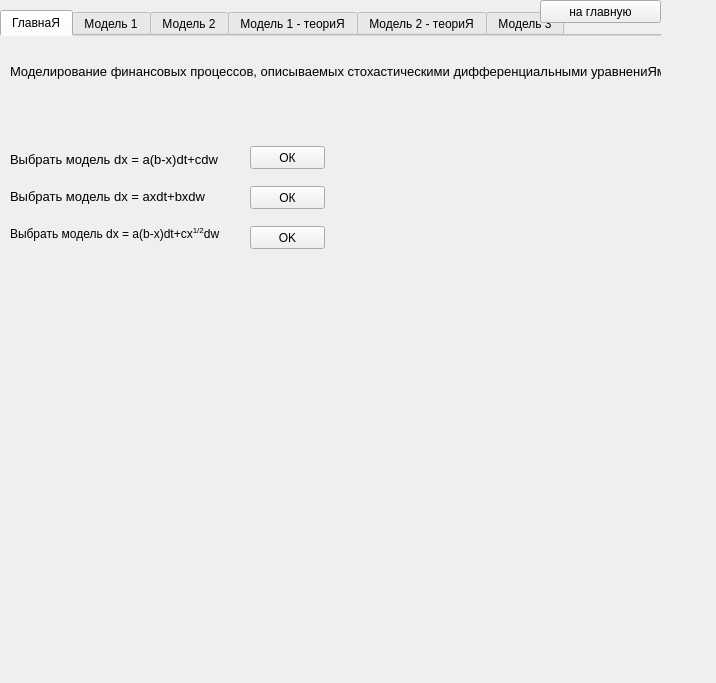
<?xml version="1.0" encoding="UTF-8"?>
<ui version="4.0">
 <class>MainWindow</class>
 <widget class="QMainWindow" name="MainWindow">
  <property name="geometry">
   <rect>
    <x>0</x>
    <y>0</y>
    <width>716</width>
    <height>683</height>
   </rect>
  </property>
  <property name="windowTitle">
   <string>Моделирование финанcовых процеccов, опиcываемых cтохаcтичеcкими дифференциальными уравнениЯми</string>
  </property>
  <widget class="QWidget" name="centralWidget">
   <widget class="QTabWidget" name="tabWidget">
    <property name="geometry">
     <rect>
      <x>0</x>
      <y>10</y>
      <width>661</width>
      <height>591</height>
     </rect>
    </property>
    <property name="palette">
     <palette>
      <active>
       <colorrole role="Light">
        <brush brushstyle="SolidPattern">
         <color alpha="255">
          <red>213</red>
          <green>213</green>
          <blue>213</blue>
         </color>
        </brush>
       </colorrole>
      </active>
      <inactive>
       <colorrole role="Light">
        <brush brushstyle="SolidPattern">
         <color alpha="255">
          <red>213</red>
          <green>213</green>
          <blue>213</blue>
         </color>
        </brush>
       </colorrole>
      </inactive>
      <disabled>
       <colorrole role="Light">
        <brush brushstyle="SolidPattern">
         <color alpha="255">
          <red>213</red>
          <green>213</green>
          <blue>213</blue>
         </color>
        </brush>
       </colorrole>
      </disabled>
     </palette>
    </property>
    <property name="currentIndex">
     <number>0</number>
    </property>
    <property name="usesScrollButtons">
     <bool>true</bool>
    </property>
    <property name="documentMode">
     <bool>true</bool>
    </property>
    <property name="tabsClosable">
     <bool>false</bool>
    </property>
    <property name="movable">
     <bool>true</bool>
    </property>
    <widget class="QWidget" name="tab">
     <attribute name="title">
      <string>ГлавнаЯ</string>
     </attribute>
     <widget class="QPushButton" name="pushButton_2">
      <property name="geometry">
       <rect>
        <x>250</x>
        <y>110</y>
        <width>75</width>
        <height>23</height>
       </rect>
      </property>
      <property name="text">
       <string>ОК</string>
      </property>
     </widget>
     <widget class="QLabel" name="label_9">
      <property name="geometry">
       <rect>
        <x>10</x>
        <y>113</y>
        <width>221</width>
        <height>20</height>
       </rect>
      </property>
      <property name="font">
       <font>
        <pointsize>10</pointsize>
       </font>
      </property>
      <property name="text">
       <string>Выбрать модель dx = a(b-x)dt+cdw</string>
      </property>
     </widget>
     <widget class="QLabel" name="label_30">
      <property name="geometry">
       <rect>
        <x>10</x>
        <y>150</y>
        <width>201</width>
        <height>20</height>
       </rect>
      </property>
      <property name="font">
       <font>
        <pointsize>10</pointsize>
       </font>
      </property>
      <property name="text">
       <string>Выбрать модель dx = axdt+bxdw</string>
      </property>
     </widget>
     <widget class="QPushButton" name="pushButton_5">
      <property name="geometry">
       <rect>
        <x>250</x>
        <y>150</y>
        <width>75</width>
        <height>23</height>
       </rect>
      </property>
      <property name="text">
       <string>ОК</string>
      </property>
     </widget>
     <widget class="QLabel" name="label_20">
      <property name="geometry">
       <rect>
        <x>10</x>
        <y>20</y>
        <width>651</width>
        <height>31</height>
       </rect>
      </property>
      <property name="font">
       <font>
        <pointsize>10</pointsize>
       </font>
      </property>
      <property name="text">
       <string>Моделирование финанcовых процеccов, опиcываемых cтохаcтичеcкими дифференциальными уравнениЯми</string>
      </property>
     </widget>
     <widget class="QLabel" name="label_22">
      <property name="geometry">
       <rect>
        <x>10</x>
        <y>190</y>
        <width>231</width>
        <height>16</height>
       </rect>
      </property>
      <property name="font">
       <font>
        <pointsize>9</pointsize>
       </font>
      </property>
      <property name="text">
       <string>&lt;html&gt;&lt;head/&gt;&lt;body&gt;&lt;p&gt;Выбрать модель dx = a(b-x)dt+cx&lt;span style=&quot; vertical-align:super;&quot;&gt;1/2&lt;/span&gt;dw&lt;/p&gt;&lt;/body&gt;&lt;/html&gt;</string>
      </property>
     </widget>
     <widget class="QPushButton" name="pushButton_12">
      <property name="geometry">
       <rect>
        <x>250</x>
        <y>190</y>
        <width>75</width>
        <height>23</height>
       </rect>
      </property>
      <property name="text">
       <string>OK</string>
      </property>
     </widget>
    </widget>
    <widget class="QWidget" name="tab_2">
     <attribute name="title">
      <string>Модель 1</string>
     </attribute>
     <widget class="QLabel" name="label_7">
      <property name="geometry">
       <rect>
        <x>140</x>
        <y>280</y>
        <width>26</width>
        <height>16</height>
       </rect>
      </property>
      <property name="text">
       <string>mean</string>
      </property>
     </widget>
     <widget class="QWidget" name="widget_2" native="true">
      <property name="geometry">
       <rect>
        <x>0</x>
        <y>300</y>
        <width>319</width>
        <height>251</height>
       </rect>
      </property>
     </widget>
     <widget class="QWidget" name="widget" native="true">
      <property name="geometry">
       <rect>
        <x>331</x>
        <y>9</y>
        <width>321</width>
        <height>251</height>
       </rect>
      </property>
     </widget>
     <widget class="QLabel" name="label_8">
      <property name="geometry">
       <rect>
        <x>500</x>
        <y>280</y>
        <width>16</width>
        <height>16</height>
       </rect>
      </property>
      <property name="text">
       <string>std</string>
      </property>
     </widget>
     <widget class="QWidget" name="widget_3" native="true">
      <property name="geometry">
       <rect>
        <x>337</x>
        <y>300</y>
        <width>311</width>
        <height>251</height>
       </rect>
      </property>
     </widget>
     <widget class="QLabel" name="label">
      <property name="geometry">
       <rect>
        <x>10</x>
        <y>0</y>
        <width>141</width>
        <height>16</height>
       </rect>
      </property>
      <property name="font">
       <font>
        <pointsize>11</pointsize>
       </font>
      </property>
      <property name="text">
       <string>dx = a(b-x)dt + cdw</string>
      </property>
     </widget>
     <widget class="QPushButton" name="pushButton">
      <property name="geometry">
       <rect>
        <x>10</x>
        <y>230</y>
        <width>101</width>
        <height>23</height>
       </rect>
      </property>
      <property name="text">
       <string>ОК</string>
      </property>
     </widget>
     <widget class="QWidget" name="layoutWidget">
      <property name="geometry">
       <rect>
        <x>10</x>
        <y>20</y>
        <width>221</width>
        <height>206</height>
       </rect>
      </property>
      <layout class="QGridLayout" name="gridLayout_2">
       <item row="0" column="0" colspan="2">
        <layout class="QGridLayout" name="gridLayout">
         <item row="1" column="0">
          <widget class="QLabel" name="label_2">
           <property name="text">
            <string>Введите a :</string>
           </property>
          </widget>
         </item>
         <item row="0" column="0">
          <widget class="QLabel" name="label_10">
           <property name="text">
            <string>Введите x0 :</string>
           </property>
          </widget>
         </item>
         <item row="0" column="1">
          <widget class="QDoubleSpinBox" name="doubleSpinBox_6">
           <property name="value">
            <double>1.000000000000000</double>
           </property>
          </widget>
         </item>
         <item row="2" column="1" rowspan="2">
          <widget class="QDoubleSpinBox" name="doubleSpinBox_2">
           <property name="minimum">
            <double>-100.000000000000000</double>
           </property>
           <property name="maximum">
            <double>1000.000000000000000</double>
           </property>
           <property name="singleStep">
            <double>0.100000000000000</double>
           </property>
           <property name="value">
            <double>0.500000000000000</double>
           </property>
          </widget>
         </item>
         <item row="1" column="1">
          <widget class="QDoubleSpinBox" name="doubleSpinBox">
           <property name="minimum">
            <double>-100.000000000000000</double>
           </property>
           <property name="maximum">
            <double>1000.000000000000000</double>
           </property>
           <property name="singleStep">
            <double>0.010000000000000</double>
           </property>
           <property name="value">
            <double>1.500000000000000</double>
           </property>
          </widget>
         </item>
         <item row="5" column="1" rowspan="2">
          <widget class="QDoubleSpinBox" name="doubleSpinBox_3">
           <property name="minimum">
            <double>-100.000000000000000</double>
           </property>
           <property name="maximum">
            <double>1000.000000000000000</double>
           </property>
          </widget>
         </item>
         <item row="7" column="1">
          <widget class="QDoubleSpinBox" name="doubleSpinBox_4">
           <property name="minimum">
            <double>-100.000000000000000</double>
           </property>
           <property name="maximum">
            <double>1000.000000000000000</double>
           </property>
           <property name="value">
            <double>10.000000000000000</double>
           </property>
          </widget>
         </item>
         <item row="8" column="1">
          <widget class="QDoubleSpinBox" name="doubleSpinBox_5">
           <property name="minimum">
            <double>-100.000000000000000</double>
           </property>
           <property name="maximum">
            <double>10000.000000000000000</double>
           </property>
           <property name="singleStep">
            <double>100.000000000000000</double>
           </property>
           <property name="value">
            <double>100.000000000000000</double>
           </property>
          </widget>
         </item>
         <item row="8" column="0">
          <widget class="QLabel" name="label_6">
           <property name="text">
            <string>Введите n :</string>
           </property>
          </widget>
         </item>
         <item row="7" column="0">
          <widget class="QLabel" name="label_5">
           <property name="text">
            <string>Введите t1 :</string>
           </property>
          </widget>
         </item>
         <item row="2" column="0" rowspan="2">
          <widget class="QLabel" name="label_3">
           <property name="text">
            <string>Введите b :</string>
           </property>
          </widget>
         </item>
         <item row="5" column="0" rowspan="2">
          <widget class="QLabel" name="label_4">
           <property name="text">
            <string>Введите t0 :</string>
           </property>
          </widget>
         </item>
         <item row="4" column="0">
          <widget class="QLabel" name="label_36">
           <property name="text">
            <string>Введите c:</string>
           </property>
          </widget>
         </item>
         <item row="4" column="1">
          <widget class="QDoubleSpinBox" name="doubleSpinBox_20">
           <property name="value">
            <double>0.050000000000000</double>
           </property>
          </widget>
         </item>
        </layout>
       </item>
       <item row="1" column="0">
        <widget class="QLabel" name="label_11">
         <property name="text">
          <string>Введите кол-во траекторий s:</string>
         </property>
        </widget>
       </item>
       <item row="1" column="1">
        <widget class="QSpinBox" name="spinBox">
         <property name="maximum">
          <number>1000</number>
         </property>
         <property name="singleStep">
          <number>10</number>
         </property>
         <property name="value">
          <number>100</number>
         </property>
        </widget>
       </item>
      </layout>
     </widget>
     <widget class="QPushButton" name="pushButton_7">
      <property name="geometry">
       <rect>
        <x>120</x>
        <y>230</y>
        <width>111</width>
        <height>23</height>
       </rect>
      </property>
      <property name="text">
       <string>Сохранить в файл</string>
      </property>
     </widget>
     <widget class="QPushButton" name="pushButton_6">
      <property name="geometry">
       <rect>
        <x>10</x>
        <y>260</y>
        <width>101</width>
        <height>23</height>
       </rect>
      </property>
      <property name="text">
       <string>Очиcтить</string>
      </property>
     </widget>
     <widget class="QPushButton" name="pushButton_9">
      <property name="geometry">
       <rect>
        <x>120</x>
        <y>260</y>
        <width>111</width>
        <height>21</height>
       </rect>
      </property>
      <property name="text">
       <string>Сравнить c теорией</string>
      </property>
     </widget>
    </widget>
    <widget class="QWidget" name="tab_3">
     <attribute name="title">
      <string>Модель 2</string>
     </attribute>
     <widget class="QLabel" name="label_19">
      <property name="geometry">
       <rect>
        <x>10</x>
        <y>10</y>
        <width>141</width>
        <height>16</height>
       </rect>
      </property>
      <property name="font">
       <font>
        <pointsize>11</pointsize>
       </font>
      </property>
      <property name="text">
       <string>dx = axdt + bxdw</string>
      </property>
     </widget>
     <widget class="QPushButton" name="pushButton_4">
      <property name="geometry">
       <rect>
        <x>10</x>
        <y>220</y>
        <width>101</width>
        <height>23</height>
       </rect>
      </property>
      <property name="text">
       <string>ОК</string>
      </property>
     </widget>
     <widget class="QWidget" name="widget_4" native="true">
      <property name="geometry">
       <rect>
        <x>327</x>
        <y>20</y>
        <width>301</width>
        <height>241</height>
       </rect>
      </property>
     </widget>
     <widget class="QWidget" name="widget_5" native="true">
      <property name="geometry">
       <rect>
        <x>0</x>
        <y>300</y>
        <width>319</width>
        <height>241</height>
       </rect>
      </property>
     </widget>
     <widget class="QLabel" name="label_21">
      <property name="geometry">
       <rect>
        <x>140</x>
        <y>280</y>
        <width>26</width>
        <height>16</height>
       </rect>
      </property>
      <property name="text">
       <string>mean</string>
      </property>
     </widget>
     <widget class="QWidget" name="widget_6" native="true">
      <property name="geometry">
       <rect>
        <x>327</x>
        <y>300</y>
        <width>311</width>
        <height>241</height>
       </rect>
      </property>
     </widget>
     <widget class="QLabel" name="label_29">
      <property name="geometry">
       <rect>
        <x>490</x>
        <y>280</y>
        <width>16</width>
        <height>16</height>
       </rect>
      </property>
      <property name="text">
       <string>std</string>
      </property>
     </widget>
     <widget class="QWidget" name="layoutWidget">
      <property name="geometry">
       <rect>
        <x>10</x>
        <y>32</y>
        <width>221</width>
        <height>181</height>
       </rect>
      </property>
      <layout class="QGridLayout" name="gridLayout_5">
       <item row="0" column="0" colspan="2">
        <layout class="QGridLayout" name="gridLayout_3">
         <item row="1" column="0">
          <widget class="QLabel" name="label_12">
           <property name="text">
            <string>Введите a :</string>
           </property>
          </widget>
         </item>
         <item row="1" column="1">
          <widget class="QDoubleSpinBox" name="doubleSpinBox_9">
           <property name="minimum">
            <double>-100.000000000000000</double>
           </property>
           <property name="maximum">
            <double>1000.000000000000000</double>
           </property>
           <property name="singleStep">
            <double>0.010000000000000</double>
           </property>
           <property name="value">
            <double>-0.800000000000000</double>
           </property>
          </widget>
         </item>
         <item row="2" column="0">
          <widget class="QLabel" name="label_16">
           <property name="text">
            <string>Введите b :</string>
           </property>
          </widget>
         </item>
         <item row="2" column="1">
          <widget class="QDoubleSpinBox" name="doubleSpinBox_8">
           <property name="minimum">
            <double>-100.000000000000000</double>
           </property>
           <property name="maximum">
            <double>1000.000000000000000</double>
           </property>
           <property name="singleStep">
            <double>0.100000000000000</double>
           </property>
           <property name="value">
            <double>0.300000000000000</double>
           </property>
          </widget>
         </item>
         <item row="0" column="0">
          <widget class="QLabel" name="label_13">
           <property name="text">
            <string>Введите x0 :</string>
           </property>
          </widget>
         </item>
         <item row="0" column="1">
          <widget class="QDoubleSpinBox" name="doubleSpinBox_7">
           <property name="value">
            <double>1.000000000000000</double>
           </property>
          </widget>
         </item>
         <item row="3" column="0">
          <widget class="QLabel" name="label_17">
           <property name="text">
            <string>Введите t0 :</string>
           </property>
          </widget>
         </item>
         <item row="3" column="1">
          <widget class="QDoubleSpinBox" name="doubleSpinBox_10">
           <property name="minimum">
            <double>-100.000000000000000</double>
           </property>
           <property name="maximum">
            <double>1000.000000000000000</double>
           </property>
          </widget>
         </item>
         <item row="4" column="0">
          <widget class="QLabel" name="label_15">
           <property name="text">
            <string>Введите t1 :</string>
           </property>
          </widget>
         </item>
         <item row="4" column="1">
          <widget class="QDoubleSpinBox" name="doubleSpinBox_11">
           <property name="minimum">
            <double>-100.000000000000000</double>
           </property>
           <property name="maximum">
            <double>1000.000000000000000</double>
           </property>
           <property name="value">
            <double>10.000000000000000</double>
           </property>
          </widget>
         </item>
         <item row="5" column="0">
          <widget class="QLabel" name="label_14">
           <property name="text">
            <string>Введите n :</string>
           </property>
          </widget>
         </item>
         <item row="5" column="1">
          <widget class="QDoubleSpinBox" name="doubleSpinBox_12">
           <property name="minimum">
            <double>-100.000000000000000</double>
           </property>
           <property name="maximum">
            <double>10000.000000000000000</double>
           </property>
           <property name="singleStep">
            <double>100.000000000000000</double>
           </property>
           <property name="value">
            <double>100.000000000000000</double>
           </property>
          </widget>
         </item>
        </layout>
       </item>
       <item row="1" column="0">
        <widget class="QLabel" name="label_18">
         <property name="text">
          <string>Введите кол-во траекторий s:</string>
         </property>
        </widget>
       </item>
       <item row="1" column="1">
        <widget class="QSpinBox" name="spinBox_2">
         <property name="maximum">
          <number>1000</number>
         </property>
         <property name="singleStep">
          <number>10</number>
         </property>
         <property name="value">
          <number>100</number>
         </property>
        </widget>
       </item>
      </layout>
     </widget>
     <widget class="QPushButton" name="pushButton_8">
      <property name="geometry">
       <rect>
        <x>120</x>
        <y>220</y>
        <width>111</width>
        <height>23</height>
       </rect>
      </property>
      <property name="text">
       <string>Сохранить в файл</string>
      </property>
     </widget>
     <widget class="QPushButton" name="pushButton_10">
      <property name="geometry">
       <rect>
        <x>10</x>
        <y>250</y>
        <width>101</width>
        <height>23</height>
       </rect>
      </property>
      <property name="text">
       <string>Очиcтить</string>
      </property>
     </widget>
     <widget class="QPushButton" name="pushButton_11">
      <property name="geometry">
       <rect>
        <x>120</x>
        <y>250</y>
        <width>111</width>
        <height>23</height>
       </rect>
      </property>
      <property name="text">
       <string>Сравнить c теорией</string>
      </property>
     </widget>
    </widget>
    <widget class="QWidget" name="tab_4">
     <attribute name="title">
      <string>Модель 1 - теориЯ</string>
     </attribute>
     <widget class="QWidget" name="widget_7" native="true">
      <property name="geometry">
       <rect>
        <x>10</x>
        <y>10</y>
        <width>301</width>
        <height>241</height>
       </rect>
      </property>
     </widget>
     <widget class="QWidget" name="widget_8" native="true">
      <property name="geometry">
       <rect>
        <x>350</x>
        <y>10</y>
        <width>301</width>
        <height>241</height>
       </rect>
      </property>
     </widget>
     <widget class="QWidget" name="widget_14" native="true">
      <property name="geometry">
       <rect>
        <x>10</x>
        <y>270</y>
        <width>301</width>
        <height>251</height>
       </rect>
      </property>
     </widget>
     <widget class="QWidget" name="widget_15" native="true">
      <property name="geometry">
       <rect>
        <x>350</x>
        <y>270</y>
        <width>301</width>
        <height>251</height>
       </rect>
      </property>
     </widget>
     <widget class="QPushButton" name="pushButton_16">
      <property name="geometry">
       <rect>
        <x>300</x>
        <y>530</y>
        <width>61</width>
        <height>21</height>
       </rect>
      </property>
      <property name="text">
       <string>Cохранить</string>
      </property>
     </widget>
    </widget>
    <widget class="QWidget" name="tab_5">
     <attribute name="title">
      <string>Модель 2 - теориЯ</string>
     </attribute>
     <widget class="QWidget" name="widget_9" native="true">
      <property name="geometry">
       <rect>
        <x>10</x>
        <y>10</y>
        <width>301</width>
        <height>241</height>
       </rect>
      </property>
     </widget>
     <widget class="QWidget" name="widget_10" native="true">
      <property name="geometry">
       <rect>
        <x>350</x>
        <y>10</y>
        <width>301</width>
        <height>241</height>
       </rect>
      </property>
     </widget>
     <widget class="QWidget" name="widget_16" native="true">
      <property name="geometry">
       <rect>
        <x>10</x>
        <y>270</y>
        <width>301</width>
        <height>261</height>
       </rect>
      </property>
     </widget>
     <widget class="QWidget" name="widget_17" native="true">
      <property name="geometry">
       <rect>
        <x>350</x>
        <y>270</y>
        <width>291</width>
        <height>261</height>
       </rect>
      </property>
     </widget>
     <widget class="QPushButton" name="pushButton_17">
      <property name="geometry">
       <rect>
        <x>300</x>
        <y>540</y>
        <width>61</width>
        <height>23</height>
       </rect>
      </property>
      <property name="text">
       <string>Cохранить</string>
      </property>
     </widget>
    </widget>
    <widget class="QWidget" name="tab_6">
     <attribute name="title">
      <string>Модель 3</string>
     </attribute>
     <widget class="QLabel" name="label_23">
      <property name="geometry">
       <rect>
        <x>10</x>
        <y>10</y>
        <width>231</width>
        <height>21</height>
       </rect>
      </property>
      <property name="font">
       <font>
        <pointsize>11</pointsize>
       </font>
      </property>
      <property name="text">
       <string>&lt;html&gt;&lt;head/&gt;&lt;body&gt;&lt;p&gt;dx = a(b-x)dt+cx&lt;span style=&quot; vertical-align:super;&quot;&gt;1/2&lt;/span&gt;dw&lt;/p&gt;&lt;/body&gt;&lt;/html&gt;</string>
      </property>
     </widget>
     <widget class="QWidget" name="layoutWidget_2">
      <property name="geometry">
       <rect>
        <x>10</x>
        <y>30</y>
        <width>221</width>
        <height>206</height>
       </rect>
      </property>
      <layout class="QGridLayout" name="gridLayout_4">
       <item row="0" column="0" colspan="2">
        <layout class="QGridLayout" name="gridLayout_6">
         <item row="8" column="0">
          <widget class="QLabel" name="label_26">
           <property name="text">
            <string>Введите n :</string>
           </property>
          </widget>
         </item>
         <item row="7" column="0">
          <widget class="QLabel" name="label_27">
           <property name="text">
            <string>Введите t1 :</string>
           </property>
          </widget>
         </item>
         <item row="2" column="0" rowspan="2">
          <widget class="QLabel" name="label_28">
           <property name="text">
            <string>Введите b :</string>
           </property>
          </widget>
         </item>
         <item row="5" column="0" rowspan="2">
          <widget class="QLabel" name="label_31">
           <property name="text">
            <string>Введите t0 :</string>
           </property>
          </widget>
         </item>
         <item row="1" column="0">
          <widget class="QLabel" name="label_24">
           <property name="text">
            <string>Введите a :</string>
           </property>
          </widget>
         </item>
         <item row="0" column="1">
          <widget class="QDoubleSpinBox" name="doubleSpinBox_13">
           <property name="value">
            <double>1.000000000000000</double>
           </property>
          </widget>
         </item>
         <item row="2" column="1" rowspan="2">
          <widget class="QDoubleSpinBox" name="doubleSpinBox_14">
           <property name="minimum">
            <double>-100.000000000000000</double>
           </property>
           <property name="maximum">
            <double>1000.000000000000000</double>
           </property>
           <property name="singleStep">
            <double>0.100000000000000</double>
           </property>
           <property name="value">
            <double>0.500000000000000</double>
           </property>
          </widget>
         </item>
         <item row="1" column="1">
          <widget class="QDoubleSpinBox" name="doubleSpinBox_15">
           <property name="minimum">
            <double>-100.000000000000000</double>
           </property>
           <property name="maximum">
            <double>1000.000000000000000</double>
           </property>
           <property name="singleStep">
            <double>0.010000000000000</double>
           </property>
           <property name="value">
            <double>1.000000000000000</double>
           </property>
          </widget>
         </item>
         <item row="0" column="0">
          <widget class="QLabel" name="label_25">
           <property name="text">
            <string>Введите x0 :</string>
           </property>
          </widget>
         </item>
         <item row="4" column="0">
          <widget class="QLabel" name="label_33">
           <property name="text">
            <string>Введите c:</string>
           </property>
          </widget>
         </item>
         <item row="4" column="1">
          <widget class="QDoubleSpinBox" name="doubleSpinBox_16">
           <property name="minimum">
            <double>-100.000000000000000</double>
           </property>
           <property name="maximum">
            <double>1000.000000000000000</double>
           </property>
           <property name="value">
            <double>0.250000000000000</double>
           </property>
          </widget>
         </item>
         <item row="7" column="1">
          <widget class="QDoubleSpinBox" name="doubleSpinBox_18">
           <property name="minimum">
            <double>-100.000000000000000</double>
           </property>
           <property name="maximum">
            <double>10000.000000000000000</double>
           </property>
           <property name="singleStep">
            <double>100.000000000000000</double>
           </property>
           <property name="value">
            <double>10.000000000000000</double>
           </property>
          </widget>
         </item>
         <item row="5" column="1" rowspan="2">
          <widget class="QDoubleSpinBox" name="doubleSpinBox_17">
           <property name="minimum">
            <double>-100.000000000000000</double>
           </property>
           <property name="maximum">
            <double>1000.000000000000000</double>
           </property>
           <property name="value">
            <double>0.000000000000000</double>
           </property>
          </widget>
         </item>
         <item row="8" column="1">
          <widget class="QDoubleSpinBox" name="doubleSpinBox_19">
           <property name="maximum">
            <double>1000.000000000000000</double>
           </property>
           <property name="value">
            <double>100.000000000000000</double>
           </property>
          </widget>
         </item>
        </layout>
       </item>
       <item row="1" column="0">
        <widget class="QLabel" name="label_32">
         <property name="text">
          <string>Введите кол-во траекторий s:</string>
         </property>
        </widget>
       </item>
       <item row="1" column="1">
        <widget class="QSpinBox" name="spinBox_3">
         <property name="maximum">
          <number>1000</number>
         </property>
         <property name="singleStep">
          <number>10</number>
         </property>
         <property name="value">
          <number>100</number>
         </property>
        </widget>
       </item>
      </layout>
     </widget>
     <widget class="QPushButton" name="pushButton_13">
      <property name="geometry">
       <rect>
        <x>10</x>
        <y>240</y>
        <width>101</width>
        <height>23</height>
       </rect>
      </property>
      <property name="text">
       <string>OK</string>
      </property>
     </widget>
     <widget class="QPushButton" name="pushButton_14">
      <property name="geometry">
       <rect>
        <x>120</x>
        <y>240</y>
        <width>111</width>
        <height>23</height>
       </rect>
      </property>
      <property name="text">
       <string>Cохранить в файл</string>
      </property>
     </widget>
     <widget class="QPushButton" name="pushButton_15">
      <property name="geometry">
       <rect>
        <x>10</x>
        <y>270</y>
        <width>101</width>
        <height>23</height>
       </rect>
      </property>
      <property name="text">
       <string>Очиcтить</string>
      </property>
     </widget>
     <widget class="QWidget" name="widget_11" native="true">
      <property name="geometry">
       <rect>
        <x>330</x>
        <y>20</y>
        <width>321</width>
        <height>241</height>
       </rect>
      </property>
     </widget>
     <widget class="QWidget" name="widget_12" native="true">
      <property name="geometry">
       <rect>
        <x>10</x>
        <y>310</y>
        <width>301</width>
        <height>241</height>
       </rect>
      </property>
     </widget>
     <widget class="QWidget" name="widget_13" native="true">
      <property name="geometry">
       <rect>
        <x>330</x>
        <y>310</y>
        <width>311</width>
        <height>241</height>
       </rect>
      </property>
     </widget>
     <widget class="QLabel" name="label_34">
      <property name="geometry">
       <rect>
        <x>130</x>
        <y>290</y>
        <width>46</width>
        <height>13</height>
       </rect>
      </property>
      <property name="text">
       <string>mean</string>
      </property>
     </widget>
     <widget class="QLabel" name="label_35">
      <property name="geometry">
       <rect>
        <x>490</x>
        <y>290</y>
        <width>46</width>
        <height>13</height>
       </rect>
      </property>
      <property name="text">
       <string>std</string>
      </property>
     </widget>
    </widget>
   </widget>
   <widget class="QPushButton" name="pushButton_3">
    <property name="geometry">
     <rect>
      <x>540</x>
      <y>0</y>
      <width>121</width>
      <height>23</height>
     </rect>
    </property>
    <property name="text">
     <string>на главную</string>
    </property>
   </widget>
  </widget>
 </widget>
 <resources>
  <include location="../resources.qrc"/>
 </resources>
 <connections/>
</ui>
